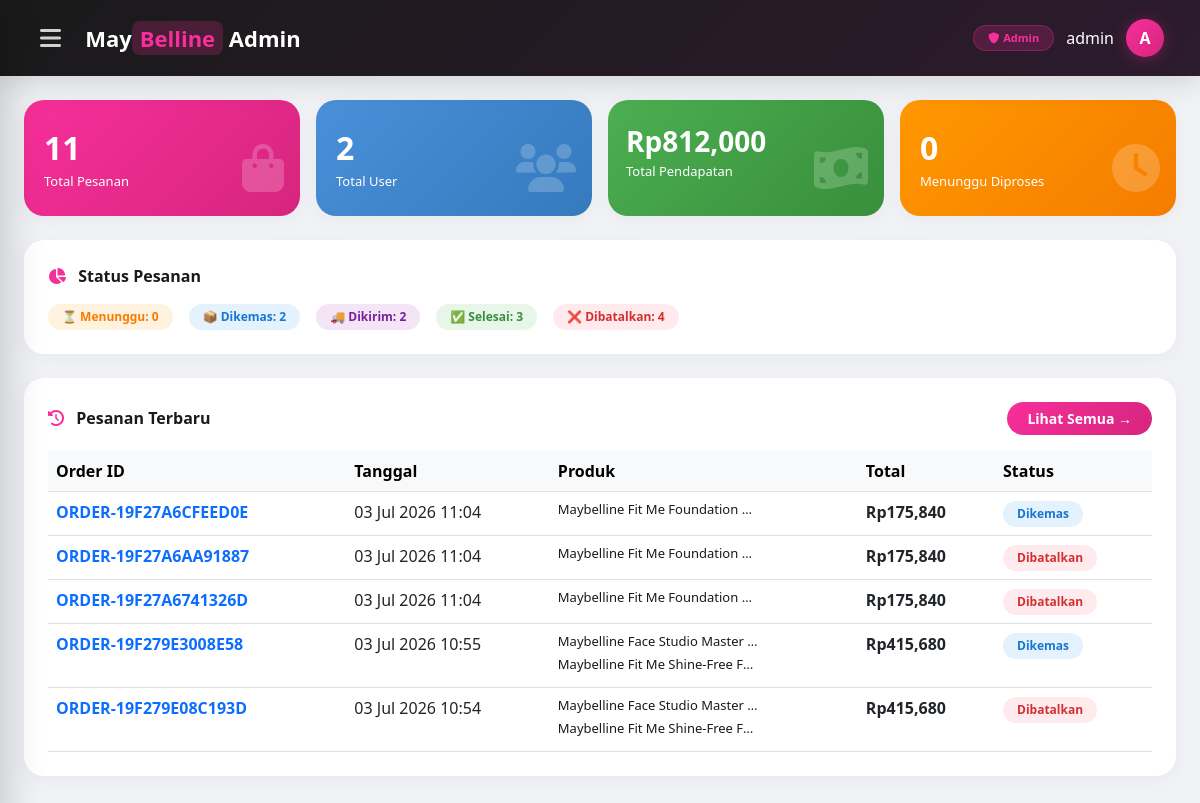
The app's page /dashboard/ (signed in) with its own data.
### toko/models.py (models this page shows, shortened)
class Pesanan(models.Model):
    STATUS_CHOICES = [
        ('menunggu', 'Menunggu'),
        ('dikemas', 'Dikemas'),
        ('dikirim', 'Dikirim'),
        ('selesai', 'Selesai'),
        ('dibatalkan', 'Dibatalkan'),
    ]
    id = models.CharField(max_length=20, primary_key=True, editable=False)
    user = models.ForeignKey(User, on_delete=models.CASCADE, related_name='pesanan')
    tanggal_pesan = models.DateTimeField(default=timezone.now)
    total = models.DecimalField(max_digits=15, decimal_places=2, default=0)
    status = models.CharField(max_length=20, choices=STATUS_CHOICES, default='menunggu')
    alamat_pengiriman = models.TextField()
    catatan = models.TextField(blank=True, null=True)
    created_at = models.DateTimeField(auto_now_add=True)
    updated_at = models.DateTimeField(auto_now=True)

class PesananItem(models.Model):
    pesanan = models.ForeignKey(Pesanan, on_delete=models.CASCADE, related_name='items')
    produk = models.ForeignKey(Produk, on_delete=models.CASCADE)
    jumlah = models.IntegerField(default=1)
    harga = models.DecimalField(max_digits=15, decimal_places=2)
    created_at = models.DateTimeField(auto_now_add=True)

class Produk(models.Model):
    id_api = models.CharField(max_length=50, blank=True, null=True)  # ID dari API
    brand = models.CharField(max_length=100)
    name = models.CharField(max_length=255)
    price = models.DecimalField(max_digits=15, decimal_places=2, default=0)
    image_link = models.URLField(max_length=500, blank=True, null=True)
    description = models.TextField(blank=True, null=True)
    product_type = models.CharField(max_length=100, blank=True, null=True)
    rating = models.DecimalField(max_digits=3, decimal_places=1, blank=True, null=True)
    created_at = models.DateTimeField(auto_now_add=True)
    updated_at = models.DateTimeField(auto_now=True)

### toko/views.py (the view)
# urls.py: path('dashboard/', views.admin_dashboard, name='admin_dashboard'),
@staff_member_required
@login_required
def admin_dashboard(request):
    if not request.user.is_staff:
        return redirect('toko:beranda')
    total_orders = Pesanan.objects.count()
    total_users = User.objects.count()
    total_revenue = Pesanan.objects.filter(
        Q(status='dikirim') | Q(status='selesai')
    ).aggregate(Sum('total'))['total__sum'] or 0
    revenue_dikirim = Pesanan.objects.filter(status='dikirim').aggregate(Sum('total'))['total__sum'] or 0
    revenue_selesai = Pesanan.objects.filter(status='selesai').aggregate(Sum('total'))['total__sum'] or 0
    status_counts = {
        'menunggu': Pesanan.objects.filter(status='menunggu').count(),
        'dikemas': Pesanan.objects.filter(status='dikemas').count(),
        'dikirim': Pesanan.objects.filter(status='dikirim').count(),
        'selesai': Pesanan.objects.filter(status='selesai').count(),
        'dibatalkan': Pesanan.objects.filter(status='dibatalkan').count(),
    }
    orders = Pesanan.objects.prefetch_related(
        'items__produk'
    ).all().order_by('-tanggal_pesan')[:5]
    context = {
        'total_orders': total_orders,
        'total_users': total_users,
        'total_revenue': total_revenue,
        'status_counts': status_counts,
        'orders': orders,
    }
    return render(request, 'admin/admin_dashboard.html', context)

### toko/templates/admin/admin_dashboard.html (shortened to what this page needs)
{% load static %}
{% load humanize %}
<!DOCTYPE html>
<html lang="id">
<head>
    <link href="https://cdn.jsdelivr.net/npm/bootstrap@5.3.0/dist/css/bootstrap.min.css" rel="stylesheet">
    <link rel="stylesheet" href="https://cdnjs.cloudflare.com/ajax/libs/font-awesome/6.0.0/css/all.min.css">
</head>
<body>
    <header class="admin-header">
        <div class="container-fluid d-flex justify-content-between align-items-center">
            <div>
                <button class="menu-toggle" id="openSidebar"><i class="fas fa-bars"></i></button>
                <span class="brand ms-3">May<span>Belline</span> Admin</span>
            </div>
            <div class="user-info">
                <span class="badge-admin"><i class="fas fa-shield-alt me-1"></i>Admin</span>
                <span class="d-none d-sm-inline">{{ user.username }}</span>
                <div class="avatar">{{ user.username|slice:":1"|upper }}</div>
            </div>
        </div>
    </header>
    <div class="admin-content">
        <div class="row g-3 mb-4">
            <div class="col-6 col-md-3">
                <div class="stat-card pink-gradient">
                    <div class="stat-icon"><i class="fas fa-shopping-bag"></i></div>
                    <div class="stat-value">{{ total_orders }}</div>
                    <div class="stat-label">Total Pesanan</div>
                </div>
            </div>
            <div class="col-6 col-md-3">
                <div class="stat-card blue-gradient">
                    <div class="stat-icon"><i class="fas fa-users"></i></div>
                    <div class="stat-value">{{ total_users }}</div>
                    <div class="stat-label">Total User</div>
                </div>
            </div>
            <div class="col-12 col-sm-6 col-md-3">
                <div class="stat-card revenue-card">
                    <div class="stat-icon"><i class="fas fa-money-bill-wave"></i></div>
                    <div class="stat-value">Rp{{ total_revenue|floatformat:0|intcomma }}</div>
                    <div class="stat-label">Total Pendapatan</div>
                </div>
            </div>
            <div class="col-12 col-sm-6 col-md-3">
                <div class="stat-card orange-gradient">
                    <div class="stat-icon"><i class="fas fa-clock"></i></div>
                    <div class="stat-value">{{ status_counts.menunggu|default:0 }}</div>
                    <div class="stat-label">Menunggu Diproses</div>
                </div>
            </div>
        </div>
        <div class="row g-3 mb-4">
            <div class="col-12">
                <div class="section-card">
                    <div class="section-title"><i class="fas fa-chart-pie"></i> Status Pesanan</div>
                    <div class="d-flex flex-wrap gap-3">
                        <span class="status-badge menunggu">⏳ Menunggu: {{ status_counts.menunggu|default:0 }}</span>
                        <span class="status-badge dikemas">📦 Dikemas: {{ status_counts.dikemas|default:0 }}</span>
                        <span class="status-badge dikirim">🚚 Dikirim: {{ status_counts.dikirim|default:0 }}</span>
                        <span class="status-badge selesai">✅ Selesai: {{ status_counts.selesai|default:0 }}</span>
                        <span class="status-badge dibatalkan">❌ Dibatalkan: {{ status_counts.dibatalkan|default:0 }}</span>
                    </div>
                </div>
            </div>
        </div>
        <div class="row">
            <div class="col-12">
                <div class="section-card">
                    <div class="d-flex justify-content-between align-items-center mb-3">
                        <div class="section-title mb-0"><i class="fas fa-history"></i> Pesanan Terbaru</div>
                        <a href="{% url 'toko:admin_orders' %}" class="btn btn-pink btn-sm">Lihat Semua →</a>
                    </div>
                    <div class="table-responsive">
                        <table class="table table-hover mb-0">
                            <thead class="table-light">
                                <tr>
                                    <th>Order ID</th>
                                    <th>Tanggal</th>
                                    <th>Produk</th>
                                    <th>Total</th>
                                    <th>Status</th>
                                </tr>
                            </thead>
                            <tbody>
                                {% for order in orders %}
                                <tr>
                                    <td><strong class="text-primary">{{ order.id }}</strong></td>
                                    <td>{{ order.tanggal_pesan|date:"d M Y H:i"|default:"-" }}</td>
                                    <td>
                                        {% with items=order.items.all %}
                                            {% if items %}
                                                {% for item in items|slice:":2" %}
                                                    <div class="d-flex align-items-center gap-2 mb-1">
                                                        <div class="order-product-name">
                                                            {{ item.produk.name|default:"Produk tidak tersedia" }}
                                                        </div>
                                                    </div>
                                                {% endfor %}
                                            {% else %}
                                                <span class="text-muted">Tidak ada produk</span>
                                            {% endif %}
                                        {% endwith %}
                                    </td>
                                    <td class="fw-semibold">Rp{{ order.total|floatformat:"0"|intcomma|default:"0" }}</td>
                                    <td><span class="status-badge {{ order.status|default:'menunggu' }}">{{ order.status|default:'Menunggu'|title }}</span></td>
                                </tr>
                                {% empty %}
                                <tr><td colspan="5" class="text-center text-muted py-4">Belum ada pesanan</td></tr>
                                {% endfor %}
                            </tbody>
                        </table>
                    </div>
                </div>
            </div>
        </div>
    </div>
</body>
</html>

### toko/templates/admin/admin_dashboard.html (style rules this page uses)
* { margin: 0; padding: 0; box-sizing: border-box; }
body { font-family: 'Segoe UI', Tahoma, Geneva, Verdana, sans-serif; background: #f0f2f5; }
.admin-header { background: linear-gradient(135deg, #1a1a1a 0%, #2d1b2e 100%); padding: 16px 24px; position: sticky; top: 0; z-index: 100; box-shadow: 0 4px 30px rgba(0,0,0,0.15); }
.admin-header .brand { font-size: 22px; font-weight: 800; color: white; }
.admin-header .brand span { color: #F72F9A; background: rgba(247,47,154,0.2); padding: 2px 8px; border-radius: 8px; }
.admin-header .user-info { display: flex; align-items: center; gap: 12px; color: white; }
.admin-header .user-info .avatar { width: 38px; height: 38px; border-radius: 50%; background: linear-gradient(135deg, #F72F9A, #d6257e); color: white; display: flex; align-items: center; justify-content: center; font-weight: 700; font-size: 16px; box-shadow: 0 2px 15px rgba(247,47,154,0.3); }
.admin-header .badge-admin { background: rgba(247,47,154,0.2); color: #F72F9A; padding: 4px 14px; border-radius: 20px; font-size: 11px; font-weight: 600; border: 1px solid rgba(247,47,154,0.3); backdrop-filter: blur(4px); }
.admin-content { padding: 24px; }
.stat-card { background: white; border-radius: 20px; padding: 24px 20px; border: none; box-shadow: 0 4px 20px rgba(0,0,0,0.04); transition: all 0.3s; position: relative; overflow: hidden; height: 100%; }
.stat-card .stat-value { font-size: 32px; font-weight: 800; color: #1a1a1a; }
.stat-card .stat-label { font-size: 13px; color: #888; font-weight: 500; }
.stat-card .stat-icon { font-size: 36px; opacity: 0.15; position: absolute; right: 16px; bottom: 16px; color: #F72F9A; }
.stat-card .stat-icon i { font-size: 48px; }
.stat-card.pink-gradient { background: linear-gradient(135deg, #F72F9A, #d6257e); color: white; }
.stat-card.pink-gradient .stat-value, .stat-card.pink-gradient .stat-label, .stat-card.pink-gradient .stat-icon { color: white; }
.stat-card.pink-gradient .stat-icon { opacity: 0.2; }
.stat-card.blue-gradient { background: linear-gradient(135deg, #4A90D9, #357ABD); color: white; }
.stat-card.blue-gradient .stat-value, .stat-card.blue-gradient .stat-label, .stat-card.blue-gradient .stat-icon { color: white; }
.stat-card.blue-gradient .stat-icon { opacity: 0.2; }
.stat-card.orange-gradient { background: linear-gradient(135deg, #FF9800, #F57C00); color: white; }
.stat-card.orange-gradient .stat-value, .stat-card.orange-gradient .stat-label, .stat-card.orange-gradient .stat-icon { color: white; }
.stat-card.orange-gradient .stat-icon { opacity: 0.2; }
.stat-card.revenue-card { background: linear-gradient(135deg, #4CAF50, #388E3C); color: white; padding: 20px 18px; }
.stat-card.revenue-card .stat-value, .stat-card.revenue-card .stat-label, .stat-card.revenue-card .stat-icon { color: white; }
.stat-card.revenue-card .stat-icon { opacity: 0.2; }
.stat-card.revenue-card .stat-value { font-size: 28px; word-break: break-word; }
.status-badge { display: inline-block; padding: 4px 14px; border-radius: 20px; font-size: 12px; font-weight: 600; }
.status-badge.menunggu { background: #FFF3E0; color: #F57C00; }
.status-badge.dikemas { background: #E3F2FD; color: #1976D2; }
.status-badge.dikirim { background: #F3E5F5; color: #7B1FA2; }
.status-badge.selesai { background: #E8F5E9; color: #388E3C; }
.status-badge.dibatalkan { background: #FFEBEE; color: #D32F2F; }
.menu-toggle { background: none; border: none; font-size: 24px; color: white; cursor: pointer; padding: 4px; opacity: 0.8; transition: all 0.3s; }
.section-card { background: white; border-radius: 20px; padding: 24px; border: none; box-shadow: 0 4px 20px rgba(0,0,0,0.04); }
.section-card .section-title { font-weight: 700; font-size: 16px; margin-bottom: 16px; color: #1a1a1a; }
.section-card .section-title i { color: #F72F9A; margin-right: 8px; }
.btn-pink { background: linear-gradient(135deg, #F72F9A, #d6257e); color: white; border: none; border-radius: 30px; padding: 6px 20px; font-weight: 600; transition: all 0.3s; }
.order-product-name { font-size: 13px; font-weight: 500; color: #1a1a1a; max-width: 200px; overflow: hidden; text-overflow: ellipsis; white-space: nowrap; }

### records on screen
Pesanan: id "ORDER-19F27A6CFEED0E", tanggal_pesan "03 Jul 2026 11:04", total "175,840", status "Dikemas"
PesananItem: produk.name "Maybelline Fit Me Foundation…"
Pesanan: id "ORDER-19F27A6AA91887", tanggal_pesan "03 Jul 2026 11:04", total "175,840", status "Dibatalkan"
PesananItem: produk.name "Maybelline Fit Me Foundation…"
Pesanan: id "ORDER-19F27A6741326D", tanggal_pesan "03 Jul 2026 11:04", total "175,840", status "Dibatalkan"
PesananItem: produk.name "Maybelline Fit Me Foundation…"
Pesanan: id "ORDER-19F279E3008E58", tanggal_pesan "03 Jul 2026 10:55", total "415,680", status "Dikemas"
PesananItem: produk.name "Maybelline Face Studio Master…"
PesananItem: produk.name "Maybelline Fit Me Shine-Free F…"
Pesanan: id "ORDER-19F279E08C193D", tanggal_pesan "03 Jul 2026 10:54", total "415,680", status "Dibatalkan"
PesananItem: produk.name "Maybelline Face Studio Master…"
PesananItem: produk.name "Maybelline Fit Me Shine-Free F…"

### other values on screen
{{ user.username }} "admin"
{{ user.username|slice:":1"|upper }} "A"
{{ total_orders }} "11"
{{ total_users }} "2"
{{ total_revenue|floatformat:0|intcomma }} "812,000"
{{ status_counts.menunggu|default:0 }} "0"
{{ status_counts.dikemas|default:0 }} "2"
{{ status_counts.dikirim|default:0 }} "2"
{{ status_counts.selesai|default:0 }} "3"
{{ status_counts.dibatalkan|default:0 }} "4"
